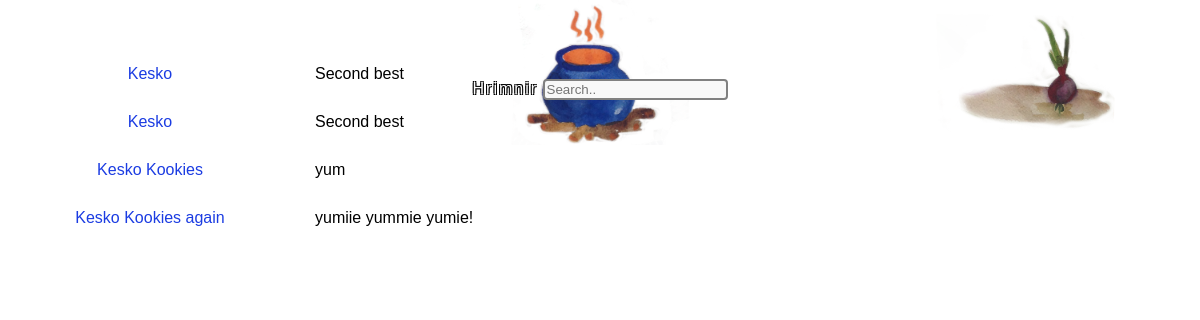
Screenshot of /database/ with the database file from the repository.
### thesite/models.py (models this page shows, shortened)
class Conglomerate(models.Model):  # But each Conglomerate can make many products
    name = models.CharField(max_length=100)
    category = models.CharField(max_length=100)
    text = models.CharField(max_length=1000)
    sustainability = models.CharField(max_length=1000, blank=True)
    employees = models.CharField(max_length=1000, blank=True)
    last_updated = models.DateTimeField(default=datetime.datetime.now)
    num_stars = models.IntegerField() # out of five
    approved_edit = models.BooleanField(default=False)
    pass

class Product(models.Model):  # Each product has one Conglomerate
    conglomerate = models.ForeignKey(Conglomerate, on_delete=models.CASCADE, null=True, blank=True)
    certificatons = models.ManyToManyField(Cert, blank=True)
    name = models.CharField(max_length=100)
    category = models.CharField(max_length=100)
    text = models.CharField(max_length=1000)
    last_updated = models.DateTimeField(default=datetime.datetime.now)
    num_stars = models.IntegerField() # out of five
    approved_edit = models.BooleanField(default=False)
    class Meta:
        ordering = ('name',)
    pass

### thesite/views.py (the view)
# urls.py: url(r'^database/', views.database, name='database'),
def database(request):
    conglom = Conglomerate.objects.all()
    products = Product.objects.all()
    return render(request, 'thesite/database.html', {'conglom':conglom, 'products': products,},)

### thesite/templates/thesite/database.html
{% extends 'thesite/index.html' %}
{% block content %}
<div class="spacer"></div>
    {% for c in conglom %}
    {% if c.approved_edit %}
    <div class="row">
                <div class="col-3 centered">
                  <a href="{% url 'view_conglomerate' pk=c.pk %}">{{ c.name }}</a>
                </div>
                <div class="col-9">
                  {{ c.text }}
                </div>
    </div>
    {% endif %}
    {% endfor %}
    {% for p in products %}
    {% if p.approved_edit %}
    <div class="row">
                <div class="col-3 centered">
                  <a href="{% url 'view_product' pk=p.pk %}">{{ p.name }}</a>
                </div>
                <div class="col-9">
                  {{ p.text }}
                </div>
    </div>
    {% endif %}
    {% endfor %}
{% endblock %}

### thesite/static/css/base.css (style rules this page uses)
html { font-family: "Lucida Sans", sans-serif; }
body { margin: 0; padding: 0; }
a:link { color: #1b3ce2; text-decoration: none; }
* { box-sizing: border-box; }
[class*="col-"] { width: 100%; }
@media only screen and (min-width: 500px) { .col-3 { width: 25%; } }
@media only screen and (min-width: 500px) { .col-9 { width: 75%; } }
@media only screen and (min-width: 500px) { .spacer { height: 50px; } }
[class*="col-"] { float: left; padding: 15px; }
.row::after { content: ""; clear: both; display: table; }
.centered { text-align: center; }

### rows the page displays
Conglomerate: name "Kesko", text "Second best"
Conglomerate: name "Kesko", text "Second best"
Product: name "Kesko Kookies", text "yum"
Product: name "Kesko Kookies again", text "yumiie yummie yumie!"
